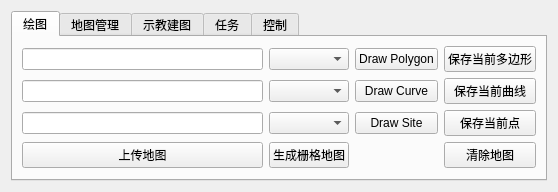
<?xml version="1.0" encoding="UTF-8"?>
<ui version="4.0">
 <class>OperationToolsPanel</class>
 <widget class="QWidget" name="MainWidget">
  <layout class="QVBoxLayout" name="verticalLayout">
   <item>
    <widget class="QTabWidget" name="tabWidget">
      <widget class="QWidget" name="drawMapTab">
        <attribute name="title">
          <string>绘图</string>
        </attribute>
        <layout class="QGridLayout" name="gridLayout">
          <item row="0" column="2">
            <widget class="QPushButton" name="polygonButton">
              <property name="text">
                <string>Draw Polygon</string>
              </property>
            </widget>
          </item>
          <item row="0" column="1">
            <widget class="QComboBox" name="polygonTypeComboBox"/>
          </item>
          <item row="0" column="0">
            <widget class="QLineEdit" name="polygonNameLineEdit"/>
          </item>
          <item row="0" column="3">
            <widget class="QPushButton" name="savePolygonButton">
              <property name="text">
                <string>保存当前多边形</string>
              </property>
            </widget>
          </item>
          <item row="1" column="2">
            <widget class="QPushButton" name="curveButton">
              <property name="text">
                <string>Draw Curve</string>
              </property>
            </widget>
          </item>
          <item row="1" column="1">
            <widget class="QComboBox" name="curveTypeComboBox"/>
          </item>
          <item row="1" column="0">
            <widget class="QLineEdit" name="curveNameLineEdit"/>
          </item>
          <item row="1" column="3">
            <widget class="QPushButton" name="saveCurveButton">
              <property name="text">
                <string>保存当前曲线</string>
              </property>
            </widget>
          </item>
          <item row="2" column="2">
            <widget class="QPushButton" name="siteButton">
              <property name="text">
                <string>Draw Site</string>
              </property>
            </widget>
          </item>
          <item row="2" column="1">
            <widget class="QComboBox" name="siteTypeComboBox"/>
          </item>
          <item row="2" column="0">
            <widget class="QLineEdit" name="siteNameLineEdit"/>
          </item>
          <item row="2" column="3">
            <widget class="QPushButton" name="saveSiteButton">
              <property name="text">
                <string>保存当前点</string>
              </property>
            </widget>
          </item>
          <item row="3" column="0">
            <widget class="QPushButton" name="pushMapButton">
              <property name="text">
                <string>上传地图</string>
              </property>
            </widget>
          </item>
          <item row="3" column="1">
            <widget class="QPushButton" name="generageGridMapButton">
              <property name="text">
                <string>生成栅格地图</string>
              </property>
            </widget>
          </item>
          <item row="3" column="3">
            <widget class="QPushButton" name="clearMapButton">
              <property name="text">
                <string>清除地图</string>
              </property>
            </widget>
          </item>
          
        </layout>
      </widget>
      <widget class="QWidget" name="mapManager">
        <attribute name="title">
          <string>地图管理</string>
        </attribute>
        <layout class="QGridLayout" name="gridLayout">
          <item row="0" column="0">
            <widget class="QLabel" name="saveMapPathLabel">
              <property name="text">
                <string>保存路径</string>
              </property>
            </widget>
          </item>
          <item row="0" column="1">
            <widget class="QLineEdit" name="savePathEdit">
              <property name="placeholderText">
                <string>Enter path (e.g. /home/yjh), /home/yjh is default</string>
              </property>
            </widget>
          </item>
          <item row="0" column="2">
            <widget class="QPushButton" name="saveMapButton">
              <property name="text">
                <string>保存地图</string>
              </property>
            </widget>
          </item>
          <item row="1" column="0">
            <widget class="QLabel" name="loadMapPathLabel">
              <property name="text">
                <string>加载地图路径</string>
              </property>
            </widget>
          </item>
          <item row="1" column="1">
            <widget class="QLineEdit" name="loadPathEdit">
              <property name="placeholderText">
                <string>Enter path (e.g. /home/yjh), /home/yjh is default</string>
              </property>
            </widget>
          </item>
          <item row="1" column="2">
            <widget class="QPushButton" name="loadMapButton">
              <property name="text">
                <string>加载地图</string>
              </property>
            </widget>
          </item>
          <item row="2" column="0">
            <widget class="QLabel" name="loadKMlMapPathLabel">
              <property name="text">
                <string>加载kml地图路径</string>
              </property>
            </widget>
          </item>
          <item row="2" column="1">
            <widget class="QLineEdit" name="loadKMLPathEdit">
              <property name="placeholderText">
                <string>Enter path (e.g. /home/yjh), /home/yjh is default</string>
              </property>
            </widget>
          </item>
          <item row="2" column="2">
            <widget class="QPushButton" name="loadKMLMapButton">
              <property name="text">
                <string>加载KML地图</string>
              </property>
            </widget>
          </item>
          <item row="3" column="0">
            <widget class="QLabel" name="exportKMlMapPathLabel">
              <property name="text">
                <string>导出KML地图路径</string>
              </property>
            </widget>
          </item>
          <item row="3" column="1">
            <widget class="QLineEdit" name="exportKMLPathEdit">
              <property name="placeholderText">
                <string>Enter path (e.g. /home/yjh), /home/yjh is default</string>
              </property>
            </widget>
          </item>
          <item row="3" column="2">
            <widget class="QPushButton" name="exportKMLMapButton">
              <property name="text">
                <string>导出KML地图</string>
              </property>
            </widget>
          </item>
        </layout>
      </widget>
      <widget class="QWidget" name="buildMapTab">
        <attribute name="title">
          <string>示教建图</string>
        </attribute>
        <layout class="QGridLayout" name="gridLayout">
          <item row="0" column="0">
            <widget class="QLabel" name="coordinateSystemLabel">
              <property name="text">
                <string>坐标系</string>
              </property>
            </widget>
          </item>
          <item row="0" column="1" colspan="2">
          <widget class="QLineEdit" name="coordinateEdit">
            <property name="placeholderText">
              <string>Enter frame id (e.g. /odom /map), map is default</string>
            </property>
          </widget>
          </item>

          <item row="1" column="0">
            <widget class="QLabel" name="areaIdRecordLabel">
              <property name="text">
                <string>录制区域ID</string>
              </property>
            </widget>
          </item>
          <item row="1" column="1" colspan="1">
            <widget class="QLineEdit" name="areaIdRecordLineEdit"/>
          </item>
          <item row="1" column="2">
            <widget class="QPushButton" name="startRecordAreaIdButton">
              <property name="text">
                <string>开始录制区域</string>
              </property>
            </widget>
          </item>
          <item row="1" column="3">
            <widget class="QPushButton" name="saveAreaIdButton">
              <property name="text">
                <string>保存</string>
              </property>
            </widget>
          </item>

          <item row="2" column="0">
            <widget class="QLabel" name="teachingPathRecordLabel">
              <property name="text">
                <string>录制示教轨迹</string>
              </property>
            </widget>
          </item>
          <item row="2" column="1" colspan="1">
            <widget class="QLineEdit" name="teachingPathRecordLineEdit"/>
          </item>
          <item row="2" column="2">
            <widget class="QPushButton" name="startTeachingPathButton">
              <property name="text">
                <string>开始录制轨迹</string>
              </property>
            </widget>
          </item>
          <item row="2" column="3">
            <widget class="QPushButton" name="saveTeachingPathButton">
              <property name="text">
                <string>保存</string>
              </property>
            </widget>
          </item>

          <item row="3" column="0">
            <widget class="QLabel" name="navigationPointRecordLabel">
              <property name="text">
                <string>录制导航点</string>
              </property>
            </widget>
          </item>
          <item row="3" column="1" colspan="1">
            <widget class="QLineEdit" name="navigationPointRecordLineEdit"/>
          </item>
          <item row="3" column="2">
            <widget class="QPushButton" name="saveNavigationPointButton">
              <property name="text">
                <string>保存</string>
              </property>
            </widget>
          </item>
        </layout>
      </widget>
      <widget class="QWidget" name="TaskTab">
        <attribute name="title">
          <string>任务</string>
        </attribute>
        <layout class="QGridLayout" name="gridLayout">
          <!-- Row for Polygon -->
          <item row="0" column="0">
            <widget class="QLabel" name="polygonIdLabel">
              <property name="text">
                <string>区域ID</string>
              </property>
            </widget>
          </item>
          <item row="0" column="1">
            <widget class="QLineEdit" name="polygonIndexLineEdit"/>
          </item>
           <item row="0" column="2">
            <widget class="QLabel" name="areaExecuteCountLabel">
              <property name="text">
                <string>执行次数</string>
              </property>
            </widget>
          </item>
          <item row="0" column="3">
            <widget class="QLineEdit" name="areaExecuteCountLineEdit"/>
          </item>
          <item row="0" column="4">
            <widget class="QPushButton" name="selectAreaButton">
              <property name="text">
                <string>选择区域</string>
              </property>
            </widget>
          </item>
          <item row="0" column="5">
            <widget class="QPushButton" name="excuteAreaButton">
              <property name="text">
                <string>执行全覆盖</string>
              </property>
            </widget>
          </item>
          <!-- Row for Path -->
          <item row="1" column="0">
            <widget class="QLabel" name="pathIdLabel">
              <property name="text">
                <string>路径ID</string>
              </property>
            </widget>
          </item>
          <item row="1" column="1">
            <widget class="QLineEdit" name="pathIndexLineEdit"/>
          </item>
          <item row="1" column="2">
            <widget class="QLabel" name="pathExecuteCountLabel">
              <property name="text">
                <string>执行次数</string>
              </property>
            </widget>
          </item>
          <item row="1" column="3">
            <widget class="QLineEdit" name="pathExecuteCountLineEdit"/>
          </item>
          <item row="1" column="4">
            <widget class="QPushButton" name="selectLineButton">
              <property name="text">
                <string>选择路径</string>
              </property>
            </widget>
          </item>
          <item row="1" column="5">
            <widget class="QPushButton" name="excuteLineButton">
              <property name="text">
                <string>执行路径</string>
              </property>
            </widget>
          </item>
          <!-- Row for Site -->
          <item row="2" column="0">
            <widget class="QLabel" name="siteIdLabel">
              <property name="text">
                <string>站点ID</string>
              </property>
            </widget>
          </item>
          <item row="2" column="1">
            <widget class="QLineEdit" name="pointIndexLineEdit"/>
          </item>
          <item row="2" column="2">
            <widget class="QLabel" name="siteExecuteCountLabel">
              <property name="text">
                <string>执行次数</string>
              </property>
            </widget>
          </item>
          <item row="2" column="3">
            <widget class="QLineEdit" name="siteExecuteCountLineEdit"/>
          </item>

          <item row="2" column="4">
            <widget class="QPushButton" name="selectPointButton">
              <property name="text">
                <string>选择站点</string>
              </property>
            </widget>
          </item>
          <item row="2" column="5">
            <widget class="QPushButton" name="excutePointButton">
              <property name="text">
                <string>执行站点</string>
              </property>
            </widget>
          </item>
          <item row="3" column="0">
          <widget class="QLabel" name="returnChargeLabel">
            <property name="text">
              <string>回充站点ID</string>
            </property>
          </widget>
        </item>
        <item row="3" column="1">
          <widget class="QLineEdit" name="returnChargeIndexLineEdit"/>
        </item>
        <item row="3" column="2">
          <widget class="QLabel" name="returnChargeExecuteCountLabel">
            <property name="text">
              <string>执行次数</string>
            </property>
          </widget>
        </item>
        <item row="3" column="3">
          <widget class="QLineEdit" name="returnChargeExecuteCountLineEdit"/>
        </item>
        <item row="3" column="4">
          <widget class="QPushButton" name="executeAbortChargeButton">
            <property name="text">
              <string>结束回充</string>
            </property>
          </widget>
        </item>
        <item row="3" column="5">
          <widget class="QPushButton" name="executeReturnChargeButton">
            <property name="text">
              <string>执行回充</string>
            </property>
          </widget>
        </item>
        </layout>
      </widget>
      <widget class="QWidget" name="controlTab">
      <attribute name="title">
          <string>控制</string>
      </attribute>
      <layout class="QGridLayout" name="gridLayoutControl">
          <item row="0" column="1">
          <widget class="QPushButton" name="forwardButton">
              <property name="text">
              <string>前进</string>
              </property>
          </widget>
          </item>
          <item row="1" column="0">
          <widget class="QPushButton" name="leftButton">
              <property name="text">
              <string>左转</string>
              </property>
          </widget>
          </item>
          <item row="1" column="2">
          <widget class="QPushButton" name="rightButton">
              <property name="text">
              <string>右转</string>
              </property>
          </widget>
          </item>
          <item row="2" column="1">
          <widget class="QPushButton" name="backButton">
              <property name="text">
              <string>后退</string>
              </property>
          </widget>
          </item>
      </layout>
      </widget>
    </widget>
   </item>
  </layout>
 </widget>
</ui>
